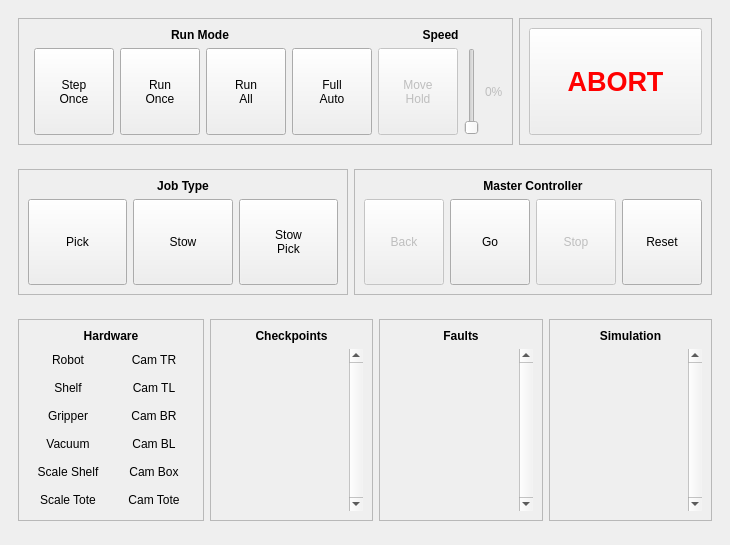
<?xml version="1.0" encoding="UTF-8"?>
<ui version="4.0">
 <class>FrontPanel</class>
 <widget class="QMainWindow" name="FrontPanel">
  <property name="geometry">
   <rect>
    <x>0</x>
    <y>0</y>
    <width>730</width>
    <height>545</height>
   </rect>
  </property>
  <property name="sizePolicy">
   <sizepolicy hsizetype="Expanding" vsizetype="Preferred">
    <horstretch>0</horstretch>
    <verstretch>0</verstretch>
   </sizepolicy>
  </property>
  <property name="windowTitle">
   <string>ARC Reactor - http://localhost:8888/</string>
  </property>
  <property name="styleSheet">
   <string notr="true"/>
  </property>
  <widget class="QWidget" name="centralwidget">
   <layout class="QGridLayout" name="gridLayout">
    <item row="2" column="0">
     <widget class="QWidget" name="widget_8" native="true">
      <layout class="QHBoxLayout" name="horizontalLayout_6">
       <item>
        <widget class="QFrame" name="frame_2">
         <property name="frameShape">
          <enum>QFrame::StyledPanel</enum>
         </property>
         <layout class="QGridLayout" name="gridLayout_4">
          <item row="2" column="1">
           <widget class="QPushButton" name="hw_cam_tl">
            <property name="sizePolicy">
             <sizepolicy hsizetype="Minimum" vsizetype="Expanding">
              <horstretch>0</horstretch>
              <verstretch>0</verstretch>
             </sizepolicy>
            </property>
            <property name="text">
             <string>Cam TL</string>
            </property>
            <property name="iconSize">
             <size>
              <width>16</width>
              <height>16</height>
             </size>
            </property>
            <property name="flat">
             <bool>true</bool>
            </property>
           </widget>
          </item>
          <item row="1" column="1">
           <widget class="QPushButton" name="hw_cam_tr">
            <property name="sizePolicy">
             <sizepolicy hsizetype="Minimum" vsizetype="Expanding">
              <horstretch>0</horstretch>
              <verstretch>0</verstretch>
             </sizepolicy>
            </property>
            <property name="text">
             <string>Cam TR</string>
            </property>
            <property name="iconSize">
             <size>
              <width>16</width>
              <height>16</height>
             </size>
            </property>
            <property name="flat">
             <bool>true</bool>
            </property>
           </widget>
          </item>
          <item row="4" column="1">
           <widget class="QPushButton" name="hw_cam_bl">
            <property name="sizePolicy">
             <sizepolicy hsizetype="Minimum" vsizetype="Expanding">
              <horstretch>0</horstretch>
              <verstretch>0</verstretch>
             </sizepolicy>
            </property>
            <property name="text">
             <string>Cam BL</string>
            </property>
            <property name="iconSize">
             <size>
              <width>16</width>
              <height>16</height>
             </size>
            </property>
            <property name="flat">
             <bool>true</bool>
            </property>
           </widget>
          </item>
          <item row="0" column="0" colspan="2">
           <widget class="QLabel" name="label_6">
            <property name="font">
             <font>
              <weight>75</weight>
              <bold>true</bold>
             </font>
            </property>
            <property name="text">
             <string>Hardware</string>
            </property>
            <property name="alignment">
             <set>Qt::AlignCenter</set>
            </property>
            <property name="wordWrap">
             <bool>true</bool>
            </property>
           </widget>
          </item>
          <item row="9" column="0">
           <widget class="QPushButton" name="hw_scale_shelf">
            <property name="sizePolicy">
             <sizepolicy hsizetype="Minimum" vsizetype="Expanding">
              <horstretch>0</horstretch>
              <verstretch>0</verstretch>
             </sizepolicy>
            </property>
            <property name="text">
             <string>Scale Shelf</string>
            </property>
            <property name="iconSize">
             <size>
              <width>16</width>
              <height>16</height>
             </size>
            </property>
            <property name="flat">
             <bool>true</bool>
            </property>
           </widget>
          </item>
          <item row="1" column="0">
           <widget class="QPushButton" name="hw_robot">
            <property name="sizePolicy">
             <sizepolicy hsizetype="Minimum" vsizetype="Expanding">
              <horstretch>0</horstretch>
              <verstretch>0</verstretch>
             </sizepolicy>
            </property>
            <property name="text">
             <string>Robot</string>
            </property>
            <property name="iconSize">
             <size>
              <width>16</width>
              <height>16</height>
             </size>
            </property>
            <property name="flat">
             <bool>true</bool>
            </property>
           </widget>
          </item>
          <item row="3" column="1">
           <widget class="QPushButton" name="hw_cam_br">
            <property name="sizePolicy">
             <sizepolicy hsizetype="Minimum" vsizetype="Expanding">
              <horstretch>0</horstretch>
              <verstretch>0</verstretch>
             </sizepolicy>
            </property>
            <property name="text">
             <string>Cam BR</string>
            </property>
            <property name="iconSize">
             <size>
              <width>16</width>
              <height>16</height>
             </size>
            </property>
            <property name="flat">
             <bool>true</bool>
            </property>
           </widget>
          </item>
          <item row="9" column="1">
           <widget class="QPushButton" name="hw_cam_box">
            <property name="sizePolicy">
             <sizepolicy hsizetype="Minimum" vsizetype="Expanding">
              <horstretch>0</horstretch>
              <verstretch>0</verstretch>
             </sizepolicy>
            </property>
            <property name="text">
             <string>Cam Box</string>
            </property>
            <property name="iconSize">
             <size>
              <width>16</width>
              <height>16</height>
             </size>
            </property>
            <property name="flat">
             <bool>true</bool>
            </property>
           </widget>
          </item>
          <item row="2" column="0">
           <widget class="QPushButton" name="hw_shelf">
            <property name="sizePolicy">
             <sizepolicy hsizetype="Minimum" vsizetype="Expanding">
              <horstretch>0</horstretch>
              <verstretch>0</verstretch>
             </sizepolicy>
            </property>
            <property name="text">
             <string>Shelf</string>
            </property>
            <property name="iconSize">
             <size>
              <width>16</width>
              <height>16</height>
             </size>
            </property>
            <property name="flat">
             <bool>true</bool>
            </property>
           </widget>
          </item>
          <item row="3" column="0">
           <widget class="QPushButton" name="hw_gripper">
            <property name="sizePolicy">
             <sizepolicy hsizetype="Minimum" vsizetype="Expanding">
              <horstretch>0</horstretch>
              <verstretch>0</verstretch>
             </sizepolicy>
            </property>
            <property name="text">
             <string>Gripper</string>
            </property>
            <property name="iconSize">
             <size>
              <width>16</width>
              <height>16</height>
             </size>
            </property>
            <property name="flat">
             <bool>true</bool>
            </property>
           </widget>
          </item>
          <item row="10" column="1">
           <widget class="QPushButton" name="hw_cam_tote">
            <property name="sizePolicy">
             <sizepolicy hsizetype="Minimum" vsizetype="Expanding">
              <horstretch>0</horstretch>
              <verstretch>0</verstretch>
             </sizepolicy>
            </property>
            <property name="text">
             <string>Cam Tote</string>
            </property>
            <property name="iconSize">
             <size>
              <width>16</width>
              <height>16</height>
             </size>
            </property>
            <property name="flat">
             <bool>true</bool>
            </property>
           </widget>
          </item>
          <item row="10" column="0">
           <widget class="QPushButton" name="hw_scale_tote">
            <property name="sizePolicy">
             <sizepolicy hsizetype="Minimum" vsizetype="Expanding">
              <horstretch>0</horstretch>
              <verstretch>0</verstretch>
             </sizepolicy>
            </property>
            <property name="text">
             <string>Scale Tote</string>
            </property>
            <property name="iconSize">
             <size>
              <width>16</width>
              <height>16</height>
             </size>
            </property>
            <property name="flat">
             <bool>true</bool>
            </property>
           </widget>
          </item>
          <item row="4" column="0">
           <widget class="QPushButton" name="hw_vacuum">
            <property name="sizePolicy">
             <sizepolicy hsizetype="Minimum" vsizetype="Expanding">
              <horstretch>0</horstretch>
              <verstretch>0</verstretch>
             </sizepolicy>
            </property>
            <property name="text">
             <string>Vacuum</string>
            </property>
            <property name="iconSize">
             <size>
              <width>16</width>
              <height>16</height>
             </size>
            </property>
            <property name="flat">
             <bool>true</bool>
            </property>
           </widget>
          </item>
         </layout>
        </widget>
       </item>
       <item>
        <widget class="QFrame" name="frame_12">
         <property name="frameShape">
          <enum>QFrame::StyledPanel</enum>
         </property>
         <layout class="QVBoxLayout" name="verticalLayout_3">
          <item>
           <widget class="QLabel" name="checkpoints_label">
            <property name="font">
             <font>
              <weight>75</weight>
              <bold>true</bold>
             </font>
            </property>
            <property name="text">
             <string>Checkpoints</string>
            </property>
            <property name="alignment">
             <set>Qt::AlignCenter</set>
            </property>
            <property name="wordWrap">
             <bool>true</bool>
            </property>
           </widget>
          </item>
          <item>
           <widget class="QScrollArea" name="checkpoints">
            <property name="frameShape">
             <enum>QFrame::NoFrame</enum>
            </property>
            <property name="verticalScrollBarPolicy">
             <enum>Qt::ScrollBarAlwaysOn</enum>
            </property>
            <property name="horizontalScrollBarPolicy">
             <enum>Qt::ScrollBarAlwaysOff</enum>
            </property>
            <property name="widgetResizable">
             <bool>true</bool>
            </property>
            <widget class="QWidget" name="scrollAreaWidgetContents_2">
             <property name="geometry">
              <rect>
               <x>0</x>
               <y>0</y>
               <width>125</width>
               <height>192</height>
              </rect>
             </property>
             <layout class="QVBoxLayout" name="checkpointsLayout">
              <property name="margin">
               <number>0</number>
              </property>
              <item>
               <spacer name="verticalSpacer">
                <property name="orientation">
                 <enum>Qt::Vertical</enum>
                </property>
                <property name="sizeHint" stdset="0">
                 <size>
                  <width>20</width>
                  <height>40</height>
                 </size>
                </property>
               </spacer>
              </item>
             </layout>
            </widget>
           </widget>
          </item>
         </layout>
        </widget>
       </item>
       <item>
        <widget class="QFrame" name="frame_9">
         <property name="frameShape">
          <enum>QFrame::StyledPanel</enum>
         </property>
         <layout class="QVBoxLayout" name="verticalLayout_2">
          <item>
           <widget class="QLabel" name="faults_label">
            <property name="font">
             <font>
              <weight>75</weight>
              <bold>true</bold>
             </font>
            </property>
            <property name="text">
             <string>Faults</string>
            </property>
            <property name="alignment">
             <set>Qt::AlignCenter</set>
            </property>
            <property name="wordWrap">
             <bool>true</bool>
            </property>
           </widget>
          </item>
          <item>
           <widget class="QScrollArea" name="scrollArea">
            <property name="frameShape">
             <enum>QFrame::NoFrame</enum>
            </property>
            <property name="verticalScrollBarPolicy">
             <enum>Qt::ScrollBarAlwaysOn</enum>
            </property>
            <property name="horizontalScrollBarPolicy">
             <enum>Qt::ScrollBarAlwaysOff</enum>
            </property>
            <property name="widgetResizable">
             <bool>true</bool>
            </property>
            <widget class="QWidget" name="scrollAreaWidgetContents">
             <property name="geometry">
              <rect>
               <x>0</x>
               <y>0</y>
               <width>125</width>
               <height>192</height>
              </rect>
             </property>
             <layout class="QVBoxLayout" name="faultsLayout">
              <property name="margin">
               <number>0</number>
              </property>
              <item>
               <spacer name="verticalSpacer_2">
                <property name="orientation">
                 <enum>Qt::Vertical</enum>
                </property>
                <property name="sizeHint" stdset="0">
                 <size>
                  <width>20</width>
                  <height>40</height>
                 </size>
                </property>
               </spacer>
              </item>
             </layout>
            </widget>
           </widget>
          </item>
         </layout>
        </widget>
       </item>
       <item>
        <widget class="QFrame" name="frame_13">
         <property name="frameShape">
          <enum>QFrame::StyledPanel</enum>
         </property>
         <layout class="QVBoxLayout" name="verticalLayout_5">
          <item>
           <widget class="QLabel" name="simulation_label">
            <property name="font">
             <font>
              <weight>75</weight>
              <bold>true</bold>
             </font>
            </property>
            <property name="text">
             <string>Simulation</string>
            </property>
            <property name="alignment">
             <set>Qt::AlignCenter</set>
            </property>
            <property name="wordWrap">
             <bool>true</bool>
            </property>
           </widget>
          </item>
          <item>
           <widget class="QScrollArea" name="scrollArea_2">
            <property name="frameShape">
             <enum>QFrame::NoFrame</enum>
            </property>
            <property name="verticalScrollBarPolicy">
             <enum>Qt::ScrollBarAlwaysOn</enum>
            </property>
            <property name="horizontalScrollBarPolicy">
             <enum>Qt::ScrollBarAlwaysOff</enum>
            </property>
            <property name="widgetResizable">
             <bool>true</bool>
            </property>
            <widget class="QWidget" name="scrollAreaWidgetContents_3">
             <property name="geometry">
              <rect>
               <x>0</x>
               <y>0</y>
               <width>125</width>
               <height>192</height>
              </rect>
             </property>
             <layout class="QVBoxLayout" name="simulationLayout">
              <property name="margin">
               <number>0</number>
              </property>
              <item>
               <spacer name="verticalSpacer_3">
                <property name="orientation">
                 <enum>Qt::Vertical</enum>
                </property>
                <property name="sizeHint" stdset="0">
                 <size>
                  <width>20</width>
                  <height>40</height>
                 </size>
                </property>
               </spacer>
              </item>
             </layout>
            </widget>
           </widget>
          </item>
         </layout>
        </widget>
       </item>
      </layout>
     </widget>
    </item>
    <item row="0" column="0">
     <widget class="QWidget" name="widget" native="true">
      <layout class="QHBoxLayout" name="horizontalLayout">
       <property name="margin">
        <number>9</number>
       </property>
       <item>
        <widget class="QFrame" name="frame">
         <property name="frameShape">
          <enum>QFrame::StyledPanel</enum>
         </property>
         <layout class="QGridLayout" name="gridLayout_5">
          <item row="1" column="4">
           <widget class="QPushButton" name="run_full_auto">
            <property name="sizePolicy">
             <sizepolicy hsizetype="Minimum" vsizetype="Expanding">
              <horstretch>0</horstretch>
              <verstretch>0</verstretch>
             </sizepolicy>
            </property>
            <property name="text">
             <string>Full
Auto</string>
            </property>
            <property name="icon">
             <iconset resource="resources.qrc">
              <normaloff>:/icon/warning.svg</normaloff>:/icon/warning.svg</iconset>
            </property>
            <property name="iconSize">
             <size>
              <width>32</width>
              <height>32</height>
             </size>
            </property>
            <property name="checkable">
             <bool>true</bool>
            </property>
           </widget>
          </item>
          <item row="1" column="1">
           <widget class="QPushButton" name="run_step_once">
            <property name="sizePolicy">
             <sizepolicy hsizetype="Minimum" vsizetype="Expanding">
              <horstretch>0</horstretch>
              <verstretch>0</verstretch>
             </sizepolicy>
            </property>
            <property name="text">
             <string>Step
Once</string>
            </property>
            <property name="icon">
             <iconset resource="resources.qrc">
              <normaloff>:/icon/step_once.svg</normaloff>:/icon/step_once.svg</iconset>
            </property>
            <property name="iconSize">
             <size>
              <width>32</width>
              <height>32</height>
             </size>
            </property>
            <property name="checkable">
             <bool>true</bool>
            </property>
           </widget>
          </item>
          <item row="1" column="2">
           <widget class="QPushButton" name="run_run_once">
            <property name="sizePolicy">
             <sizepolicy hsizetype="Minimum" vsizetype="Expanding">
              <horstretch>0</horstretch>
              <verstretch>0</verstretch>
             </sizepolicy>
            </property>
            <property name="text">
             <string>Run
Once</string>
            </property>
            <property name="icon">
             <iconset resource="resources.qrc">
              <normaloff>:/icon/run_once.svg</normaloff>:/icon/run_once.svg</iconset>
            </property>
            <property name="iconSize">
             <size>
              <width>32</width>
              <height>32</height>
             </size>
            </property>
            <property name="checkable">
             <bool>true</bool>
            </property>
           </widget>
          </item>
          <item row="1" column="6">
           <widget class="QPushButton" name="pushButton">
            <property name="enabled">
             <bool>false</bool>
            </property>
            <property name="sizePolicy">
             <sizepolicy hsizetype="Minimum" vsizetype="Preferred">
              <horstretch>0</horstretch>
              <verstretch>0</verstretch>
             </sizepolicy>
            </property>
            <property name="text">
             <string>Move
Hold</string>
            </property>
            <property name="icon">
             <iconset resource="resources.qrc">
              <normaloff>:/icon/pause.svg</normaloff>:/icon/pause.svg</iconset>
            </property>
            <property name="iconSize">
             <size>
              <width>32</width>
              <height>32</height>
             </size>
            </property>
            <property name="checkable">
             <bool>true</bool>
            </property>
           </widget>
          </item>
          <item row="1" column="3">
           <widget class="QPushButton" name="run_run_all">
            <property name="sizePolicy">
             <sizepolicy hsizetype="Minimum" vsizetype="Expanding">
              <horstretch>0</horstretch>
              <verstretch>0</verstretch>
             </sizepolicy>
            </property>
            <property name="text">
             <string>Run
All</string>
            </property>
            <property name="icon">
             <iconset resource="resources.qrc">
              <normaloff>:/icon/run_all.svg</normaloff>:/icon/run_all.svg</iconset>
            </property>
            <property name="iconSize">
             <size>
              <width>32</width>
              <height>32</height>
             </size>
            </property>
            <property name="checkable">
             <bool>true</bool>
            </property>
           </widget>
          </item>
          <item row="1" column="7">
           <widget class="QSlider" name="verticalSlider">
            <property name="enabled">
             <bool>false</bool>
            </property>
            <property name="sizePolicy">
             <sizepolicy hsizetype="Fixed" vsizetype="Preferred">
              <horstretch>0</horstretch>
              <verstretch>0</verstretch>
             </sizepolicy>
            </property>
            <property name="orientation">
             <enum>Qt::Vertical</enum>
            </property>
           </widget>
          </item>
          <item row="1" column="8">
           <widget class="QLabel" name="label_2">
            <property name="enabled">
             <bool>false</bool>
            </property>
            <property name="text">
             <string>0%</string>
            </property>
           </widget>
          </item>
          <item row="0" column="6" colspan="3">
           <widget class="QLabel" name="run_label_2">
            <property name="font">
             <font>
              <weight>75</weight>
              <bold>true</bold>
             </font>
            </property>
            <property name="text">
             <string>Speed</string>
            </property>
            <property name="alignment">
             <set>Qt::AlignCenter</set>
            </property>
            <property name="wordWrap">
             <bool>true</bool>
            </property>
           </widget>
          </item>
          <item row="0" column="0" colspan="5">
           <widget class="QLabel" name="run_label">
            <property name="font">
             <font>
              <weight>75</weight>
              <bold>true</bold>
             </font>
            </property>
            <property name="text">
             <string>Run Mode</string>
            </property>
            <property name="alignment">
             <set>Qt::AlignCenter</set>
            </property>
            <property name="wordWrap">
             <bool>true</bool>
            </property>
           </widget>
          </item>
         </layout>
        </widget>
       </item>
       <item>
        <widget class="QFrame" name="frame_10">
         <property name="frameShape">
          <enum>QFrame::StyledPanel</enum>
         </property>
         <property name="frameShadow">
          <enum>QFrame::Raised</enum>
         </property>
         <layout class="QVBoxLayout" name="verticalLayout_4">
          <item>
           <widget class="QWidget" name="widget_7" native="true">
            <layout class="QHBoxLayout" name="horizontalLayout_5">
             <property name="margin">
              <number>0</number>
             </property>
             <item>
              <widget class="QPushButton" name="abortButton">
               <property name="enabled">
                <bool>false</bool>
               </property>
               <property name="sizePolicy">
                <sizepolicy hsizetype="Minimum" vsizetype="Preferred">
                 <horstretch>0</horstretch>
                 <verstretch>0</verstretch>
                </sizepolicy>
               </property>
               <property name="styleSheet">
                <string notr="true">color: red; font-size: 20pt; font-weight: bold;</string>
               </property>
               <property name="text">
                <string>ABORT</string>
               </property>
               <property name="shortcut">
                <string>Esc</string>
               </property>
              </widget>
             </item>
            </layout>
           </widget>
          </item>
         </layout>
        </widget>
       </item>
      </layout>
     </widget>
    </item>
    <item row="3" column="0">
     <widget class="QWidget" name="strategy_panel" native="true">
      <property name="maximumSize">
       <size>
        <width>16777215</width>
        <height>0</height>
       </size>
      </property>
      <layout class="QHBoxLayout" name="horizontalLayout_2">
       <property name="margin">
        <number>0</number>
       </property>
       <item>
        <widget class="QFrame" name="frame_6">
         <property name="frameShape">
          <enum>QFrame::StyledPanel</enum>
         </property>
         <layout class="QFormLayout" name="formLayout">
          <item row="0" column="0" colspan="2">
           <widget class="QLabel" name="label_18">
            <property name="font">
             <font>
              <weight>75</weight>
              <bold>true</bold>
             </font>
            </property>
            <property name="text">
             <string>Items</string>
            </property>
            <property name="wordWrap">
             <bool>true</bool>
            </property>
           </widget>
          </item>
          <item row="1" column="0">
           <widget class="QLabel" name="label_17">
            <property name="text">
             <string>Done:</string>
            </property>
           </widget>
          </item>
          <item row="2" column="0">
           <widget class="QLabel" name="label_19">
            <property name="text">
             <string>Remain:</string>
            </property>
           </widget>
          </item>
          <item row="3" column="0">
           <widget class="QLabel" name="label_20">
            <property name="text">
             <string>Feasible:</string>
            </property>
           </widget>
          </item>
         </layout>
        </widget>
       </item>
       <item>
        <widget class="QFrame" name="frame_5">
         <property name="frameShape">
          <enum>QFrame::StyledPanel</enum>
         </property>
         <layout class="QFormLayout" name="formLayout_2">
          <item row="0" column="0">
           <widget class="QLabel" name="label_12">
            <property name="font">
             <font>
              <weight>75</weight>
              <bold>true</bold>
             </font>
            </property>
            <property name="text">
             <string>Time</string>
            </property>
            <property name="wordWrap">
             <bool>true</bool>
            </property>
           </widget>
          </item>
          <item row="1" column="0">
           <widget class="QLabel" name="label_4">
            <property name="text">
             <string>Total:</string>
            </property>
           </widget>
          </item>
          <item row="2" column="0">
           <widget class="QLabel" name="label_11">
            <property name="text">
             <string>Remain:</string>
            </property>
           </widget>
          </item>
         </layout>
        </widget>
       </item>
       <item>
        <widget class="QFrame" name="frame_4">
         <property name="frameShape">
          <enum>QFrame::StyledPanel</enum>
         </property>
         <layout class="QFormLayout" name="formLayout_3">
          <item row="0" column="0">
           <widget class="QLabel" name="label_7">
            <property name="font">
             <font>
              <weight>75</weight>
              <bold>true</bold>
             </font>
            </property>
            <property name="text">
             <string>Score</string>
            </property>
            <property name="wordWrap">
             <bool>true</bool>
            </property>
           </widget>
          </item>
          <item row="1" column="0">
           <widget class="QLabel" name="label">
            <property name="text">
             <string>Current:</string>
            </property>
           </widget>
          </item>
          <item row="2" column="0">
           <widget class="QLabel" name="label_8">
            <property name="text">
             <string>Expected:</string>
            </property>
           </widget>
          </item>
          <item row="3" column="0">
           <widget class="QLabel" name="label_9">
            <property name="text">
             <string>Max:</string>
            </property>
           </widget>
          </item>
         </layout>
        </widget>
       </item>
      </layout>
     </widget>
    </item>
    <item row="1" column="0">
     <widget class="QWidget" name="widget_6" native="true">
      <layout class="QHBoxLayout" name="horizontalLayout_4">
       <property name="margin">
        <number>9</number>
       </property>
       <item>
        <widget class="QFrame" name="frame_11">
         <property name="frameShape">
          <enum>QFrame::StyledPanel</enum>
         </property>
         <layout class="QGridLayout" name="gridLayout_6">
          <item row="2" column="0">
           <widget class="QPushButton" name="job_pick">
            <property name="sizePolicy">
             <sizepolicy hsizetype="Minimum" vsizetype="Expanding">
              <horstretch>0</horstretch>
              <verstretch>0</verstretch>
             </sizepolicy>
            </property>
            <property name="toolTip">
             <string>Step Back</string>
            </property>
            <property name="text">
             <string>Pick</string>
            </property>
            <property name="icon">
             <iconset resource="resources.qrc">
              <normaloff>:/icon/pick.svg</normaloff>:/icon/pick.svg</iconset>
            </property>
            <property name="iconSize">
             <size>
              <width>32</width>
              <height>32</height>
             </size>
            </property>
            <property name="shortcut">
             <string>Shift+F8</string>
            </property>
            <property name="checkable">
             <bool>true</bool>
            </property>
           </widget>
          </item>
          <item row="2" column="1">
           <widget class="QPushButton" name="job_stow">
            <property name="sizePolicy">
             <sizepolicy hsizetype="Minimum" vsizetype="Expanding">
              <horstretch>0</horstretch>
              <verstretch>0</verstretch>
             </sizepolicy>
            </property>
            <property name="toolTip">
             <string>Run</string>
            </property>
            <property name="text">
             <string>Stow</string>
            </property>
            <property name="icon">
             <iconset resource="resources.qrc">
              <normaloff>:/icon/stow.svg</normaloff>:/icon/stow.svg</iconset>
            </property>
            <property name="iconSize">
             <size>
              <width>32</width>
              <height>32</height>
             </size>
            </property>
            <property name="shortcut">
             <string>F5</string>
            </property>
            <property name="checkable">
             <bool>true</bool>
            </property>
           </widget>
          </item>
          <item row="2" column="2">
           <widget class="QPushButton" name="job_final">
            <property name="sizePolicy">
             <sizepolicy hsizetype="Minimum" vsizetype="Expanding">
              <horstretch>0</horstretch>
              <verstretch>0</verstretch>
             </sizepolicy>
            </property>
            <property name="toolTip">
             <string>Stop</string>
            </property>
            <property name="text">
             <string>Stow
Pick</string>
            </property>
            <property name="icon">
             <iconset resource="resources.qrc">
              <normaloff>:/icon/stow_pick.svg</normaloff>:/icon/stow_pick.svg</iconset>
            </property>
            <property name="iconSize">
             <size>
              <width>32</width>
              <height>32</height>
             </size>
            </property>
            <property name="shortcut">
             <string>Shift+F5</string>
            </property>
            <property name="checkable">
             <bool>true</bool>
            </property>
           </widget>
          </item>
          <item row="1" column="0" colspan="3">
           <widget class="QLabel" name="job_label">
            <property name="font">
             <font>
              <weight>75</weight>
              <bold>true</bold>
             </font>
            </property>
            <property name="text">
             <string>Job Type</string>
            </property>
            <property name="alignment">
             <set>Qt::AlignCenter</set>
            </property>
            <property name="wordWrap">
             <bool>true</bool>
            </property>
           </widget>
          </item>
         </layout>
        </widget>
       </item>
       <item>
        <widget class="QFrame" name="frame_3">
         <property name="frameShape">
          <enum>QFrame::StyledPanel</enum>
         </property>
         <layout class="QGridLayout" name="gridLayout_3">
          <item row="1" column="3">
           <widget class="QPushButton" name="mc_stop">
            <property name="enabled">
             <bool>false</bool>
            </property>
            <property name="sizePolicy">
             <sizepolicy hsizetype="Minimum" vsizetype="Expanding">
              <horstretch>0</horstretch>
              <verstretch>0</verstretch>
             </sizepolicy>
            </property>
            <property name="toolTip">
             <string>Stop</string>
            </property>
            <property name="text">
             <string>Stop</string>
            </property>
            <property name="icon">
             <iconset resource="resources.qrc">
              <normaloff>:/icon/stop.svg</normaloff>:/icon/stop.svg</iconset>
            </property>
            <property name="iconSize">
             <size>
              <width>32</width>
              <height>32</height>
             </size>
            </property>
            <property name="shortcut">
             <string>Shift+F5</string>
            </property>
           </widget>
          </item>
          <item row="1" column="4">
           <widget class="QPushButton" name="mc_reset">
            <property name="sizePolicy">
             <sizepolicy hsizetype="Minimum" vsizetype="Expanding">
              <horstretch>0</horstretch>
              <verstretch>0</verstretch>
             </sizepolicy>
            </property>
            <property name="toolTip">
             <string>Reset</string>
            </property>
            <property name="text">
             <string>Reset</string>
            </property>
            <property name="icon">
             <iconset resource="resources.qrc">
              <normaloff>:/icon/reset.svg</normaloff>:/icon/reset.svg</iconset>
            </property>
            <property name="iconSize">
             <size>
              <width>32</width>
              <height>32</height>
             </size>
            </property>
            <property name="shortcut">
             <string>Ctrl+Shift+F5</string>
            </property>
           </widget>
          </item>
          <item row="0" column="1" colspan="4">
           <widget class="QLabel" name="mc_label">
            <property name="font">
             <font>
              <weight>75</weight>
              <bold>true</bold>
             </font>
            </property>
            <property name="text">
             <string>Master Controller</string>
            </property>
            <property name="alignment">
             <set>Qt::AlignCenter</set>
            </property>
            <property name="wordWrap">
             <bool>true</bool>
            </property>
           </widget>
          </item>
          <item row="1" column="1">
           <widget class="QPushButton" name="mc_back">
            <property name="enabled">
             <bool>false</bool>
            </property>
            <property name="sizePolicy">
             <sizepolicy hsizetype="Minimum" vsizetype="Expanding">
              <horstretch>0</horstretch>
              <verstretch>0</verstretch>
             </sizepolicy>
            </property>
            <property name="toolTip">
             <string>Step Back</string>
            </property>
            <property name="text">
             <string>Back</string>
            </property>
            <property name="icon">
             <iconset resource="resources.qrc">
              <normaloff>:/icon/back.svg</normaloff>:/icon/back.svg</iconset>
            </property>
            <property name="iconSize">
             <size>
              <width>32</width>
              <height>32</height>
             </size>
            </property>
            <property name="shortcut">
             <string>Shift+F8</string>
            </property>
           </widget>
          </item>
          <item row="1" column="2">
           <widget class="QPushButton" name="mc_run">
            <property name="sizePolicy">
             <sizepolicy hsizetype="Minimum" vsizetype="Expanding">
              <horstretch>0</horstretch>
              <verstretch>0</verstretch>
             </sizepolicy>
            </property>
            <property name="toolTip">
             <string>Run</string>
            </property>
            <property name="text">
             <string>Go</string>
            </property>
            <property name="icon">
             <iconset resource="resources.qrc">
              <normaloff>:/icon/play.svg</normaloff>:/icon/play.svg</iconset>
            </property>
            <property name="iconSize">
             <size>
              <width>32</width>
              <height>32</height>
             </size>
            </property>
            <property name="shortcut">
             <string>F5</string>
            </property>
           </widget>
          </item>
         </layout>
        </widget>
       </item>
      </layout>
     </widget>
    </item>
   </layout>
  </widget>
 </widget>
 <tabstops>
  <tabstop>mc_back</tabstop>
  <tabstop>mc_run</tabstop>
  <tabstop>mc_stop</tabstop>
  <tabstop>mc_reset</tabstop>
  <tabstop>hw_robot</tabstop>
 </tabstops>
 <resources>
  <include location="resources.qrc"/>
 </resources>
 <connections/>
</ui>
